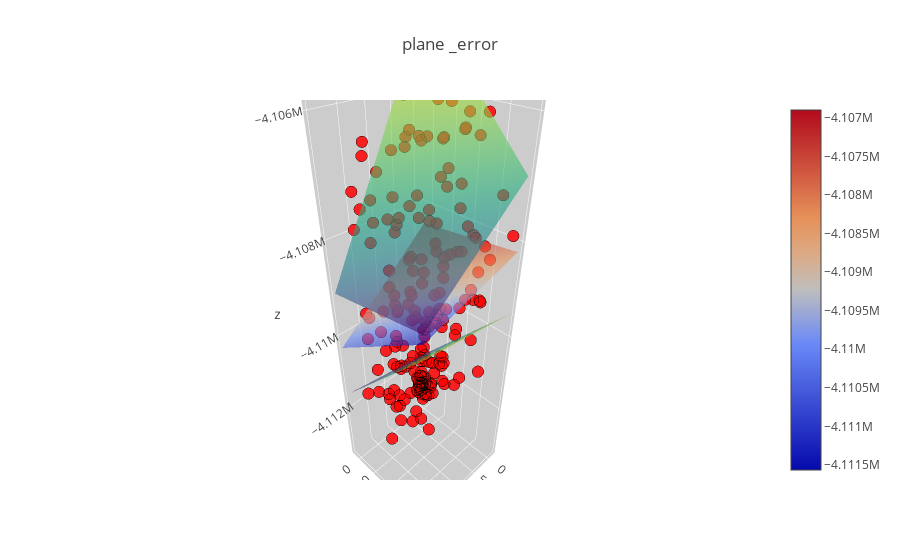

Here is the notebook cell this chart was saved with:
### Code cell
import plotly.plotly as py
import plotly.graph_objs as go

import numpy as np


z_err_1 = x1_err[1]*X + x2_err[1]*Y + const_err[1]
z_err_2 = x1_err[0]*X + x2_err[0]*Y + const_err[0]

Z= wls_result.params[0]*X + wls_result.params[1]*Y + wls_result.params[2]
    




trace3 = go.Surface(z=z_err_1, x=X, y=Y, colorscale='Viridis', opacity=0.6,showscale=False,)
trace4 = go.Surface(z=z_err_2, x=X, y=Y, colorscale='Viridis', opacity=0.6,showscale=False,)
best_fit_plane = trace3
# Package the trace dictionary into a data object
data_test1 = go.Data([ trace1, trace2, trace3 ,trace4])

# Dictionary of style options for all axes
axis = dict(
    showbackground=True, # show axis background
    backgroundcolor="rgb(204, 204, 204)", # set background color to grey
    gridcolor="rgb(255, 255, 255)",       # set grid line color
    zerolinecolor="rgb(255, 255, 255)",   # set zero grid line color
)

# Make a layout object
layout = go.Layout(
    title='plane _error', # set plot title
    scene=go.Scene(  # axes are part of a 'scene' in 3d plots
        xaxis=go.XAxis(axis), # set x-axis style
        yaxis=go.YAxis(axis), # set y-axis style
        zaxis=go.ZAxis(axis)),  # set z-axis style
)

# Make a figure object
fig = go.Figure(data=data_test1, layout=layout)

# Send to Plotly and show in notebook
#py.iplot(fig, filename='test1') # decommentare per plottare su server online
plot(fig)
iplot(fig)

### Figure 1 — Plotly figure (JSON) as saved in the notebook; plotly's stock layout.template omitted (floating-point values rounded to 4 significant figures; data arrays with more than 128 entries replaced by an {"elided": "..."} marker saying what was removed)
{"data": [{"marker": {"color": "red", "line": {"color": "black", "width": 0.5}, "opacity": 0.85, "size": 4}, "mode": "markers", "type": "scatter3d", "x": {"elided": "190 float values"}, "y": {"elided": "190 float values"}, "z": {"elided": "190 float values"}}, {"colorscale": "RdBu", "opacity": 0.6, "type": "surface", "x": {"elided": "20x20 float values"}, "y": {"elided": "20x20 float values"}, "z": {"elided": "20x20 float values"}}, {"colorscale": "Viridis", "opacity": 0.6, "showscale": false, "type": "surface", "x": {"elided": "20x20 float values"}, "y": {"elided": "20x20 float values"}, "z": {"elided": "20x20 float values"}}, {"colorscale": "Viridis", "opacity": 0.6, "showscale": false, "type": "surface", "x": {"elided": "20x20 float values"}, "y": {"elided": "20x20 float values"}, "z": {"elided": "20x20 float values"}}], "layout": {"scene": {"xaxis": {"backgroundcolor": "rgb(204, 204, 204)", "gridcolor": "rgb(255, 255, 255)", "showbackground": true, "zerolinecolor": "rgb(255, 255, 255)"}, "yaxis": {"backgroundcolor": "rgb(204, 204, 204)", "gridcolor": "rgb(255, 255, 255)", "showbackground": true, "zerolinecolor": "rgb(255, 255, 255)"}, "zaxis": {"backgroundcolor": "rgb(204, 204, 204)", "gridcolor": "rgb(255, 255, 255)", "showbackground": true, "zerolinecolor": "rgb(255, 255, 255)"}}, "title": "plane _error"}}
